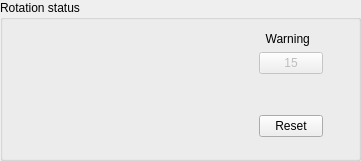
   <widget class="QGroupBox" name="groupBox_29">
    <property name="geometry">
     <rect>
      <x>850</x>
      <y>130</y>
      <width>361</width>
      <height>161</height>
     </rect>
    </property>
    <property name="title">
     <string>Rotation status</string>
    </property>
    <widget class="QWidget" name="layoutWidget_30">
     <property name="geometry">
      <rect>
       <x>259</x>
       <y>32</y>
       <width>64</width>
       <height>105</height>
      </rect>
     </property>
     <layout class="QVBoxLayout" name="verticalLayout_10">
      <item>
       <widget class="QLabel" name="label_31">
        <property name="text">
         <string>  Warning</string>
        </property>
       </widget>
      </item>
      <item>
       <widget class="QPushButton" name="pushButton_tr_warning">
        <property name="enabled">
         <bool>false</bool>
        </property>
        <property name="text">
         <string>15</string>
        </property>
       </widget>
      </item>
      <item>
       <spacer name="verticalSpacer_6">
        <property name="orientation">
         <enum>Qt::Vertical</enum>
        </property>
        <property name="sizeHint" stdset="0">
         <size>
          <width>20</width>
          <height>28</height>
         </size>
        </property>
       </spacer>
      </item>
      <item>
       <widget class="QPushButton" name="pushButton_tr_reset">
        <property name="text">
         <string>Reset</string>
        </property>
       </widget>
      </item>
     </layout>
    </widget>
   </widget>
